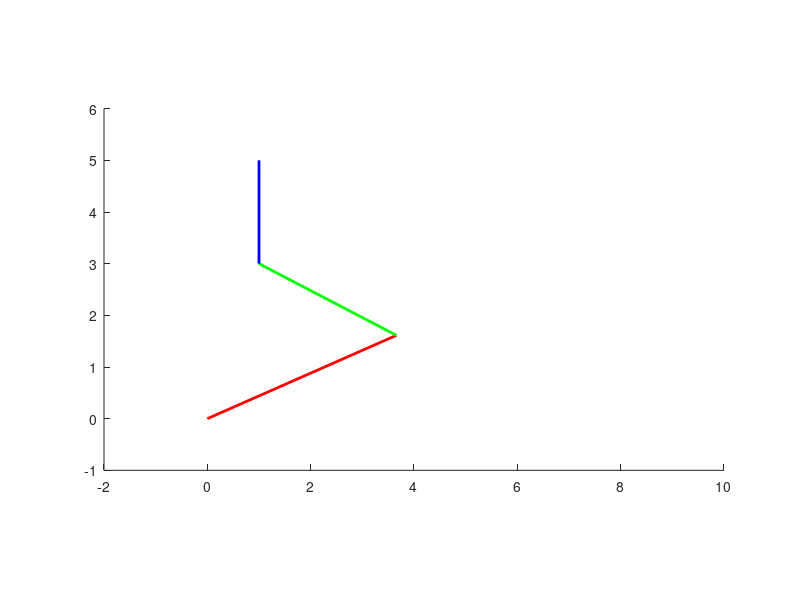

Source code (MATLAB):
clear all
close all
clc
home

% syms th1 th2 th3 L1 L2 L3

L1 = 4 ; L2 = 3; L3 = 2;

% % 1)
% T0H = [1 0 0 9;
%        0 1 0 0;
%        0 0 1 0;
%        0 0 0 1];
% % 2)
% T0H = [0.5   -0.866  0  7.5373;
%        0.866  0.6    0  3.9266;
%        0      0      1  0;
%        0      0      0  1];
% % 3)
% T0H = [0 1 0 -3;
%       -1 0 0  2;
%        0 0 1  0;
%        0 0 0  1];
% % 4)
% T0H = [0.866  0.5    0  -3.1245;
%       -0.5    0.8    0   9.1674;
%        0      0      1   0;
%        0      0      0   1];

% ----- for desired position & orientation -----
d_phi = 90/180*pi;
d_px = 1;
d_py = 5;
T0H = [cos(d_phi) -sin(d_phi) 0 d_px;
       sin(d_phi)  cos(d_phi) 0 d_py;
               0           0  1    0;
               0           0  0    1];

% ---------Inverse Kinematics -----------
T3H = [1 0 0 L3;
       0 1 0 0;
       0 0 1 0;
       0 0 0 1];
T03 = T0H * inv(T3H);

x = T03(1, 4);
y = T03(2, 4);
c_phi = T03(1, 1);
s_phi = T03(2, 1);

c2 = (x^2 + y^2 - L1^2 - L2^2) / (2 * L1 * L2);

%% s2 > 0
s2 = sqrt(1-c2^2);

th2 = atan2(s2, c2);

k1 = L1 + L2 * c2;
k2 = L2 * s2;

tmp = inv([k1 -k2; k2 k1]) * [x; y];
c1 = tmp(1, 1)
s1 = tmp(2, 1)

th1 = atan2(s1, c1)

phi =  atan2(s_phi, c_phi)
th3 = phi - th1 - th2

th1_deg = th1 * 180/pi
th2_deg = th2 * 180/pi
th3_deg = th3 * 180/pi
phi_deg = phi * 180/pi

% %% s2 < 0
% s2 = -sqrt(1-c2^2);
% 
% th2 = atan2(s2, c2);
% 
% k1 - L1 + L2 * c2;
% k2 = L2 * s2;
% 
% tmp = inv([k1 -k2; k2 k1]) * [x; y];
% c1 = tmp(1, 1);
% s1 = tmp(2, 1);
% 
% th1 = atan2(s1, c1);
% 
% phi =  atan2(s_phi, c_phi);
% th3 = phi - th1 - th2;
% 
% th1_deg = th1 * 180/pi;
% th2_deg = th2 * 180/pi;
% th3_deg = th3 * 180/pi;
% phi_deg = phi * 180/pi;

% --------- Forward Kinematics -----------
T01 = [cos(th1) -sin(th1) 0 0;
       sin(th1) cos(th1)  0 0;
       0          0       1 0;
       0          0       0 1];

T12 = [cos(th2) -sin(th2) 0 L1;
       sin(th2) cos(th2)  0 0;
       0          0       1 0;
       0          0       0 1];

T23 = [cos(th3) -sin(th3) 0 L2;
       sin(th3) cos(th3)  0 0;
       0          0       1 0;
       0          0       0 1];

T3H = [1 0 0 L3;
       0 1 0 0;
       0 0 1 0;
       0 0 0 1];

T02 = T01 * T12;
T03 = T02 * T23;
T0H = T03 * T3H;

% --------- Draw Robot -----------
a = figure(1);
hold on
line([T01(1, 4), T02(1, 4)], [T01(2, 4), T02(2, 4)], 'color', 'r', 'linewidth', 2)
line([T02(1, 4), T03(1, 4)], [T02(2, 4), T03(2, 4)], 'color', 'g', 'linewidth', 2)
line([T03(1, 4), T0H(1, 4)], [T03(2, 4), T0H(2, 4)], 'color', 'b', 'linewidth', 2)
axis([-2 10 -1 6]);
axis equal
figure('Position', [-2000, 800, 500, 400])